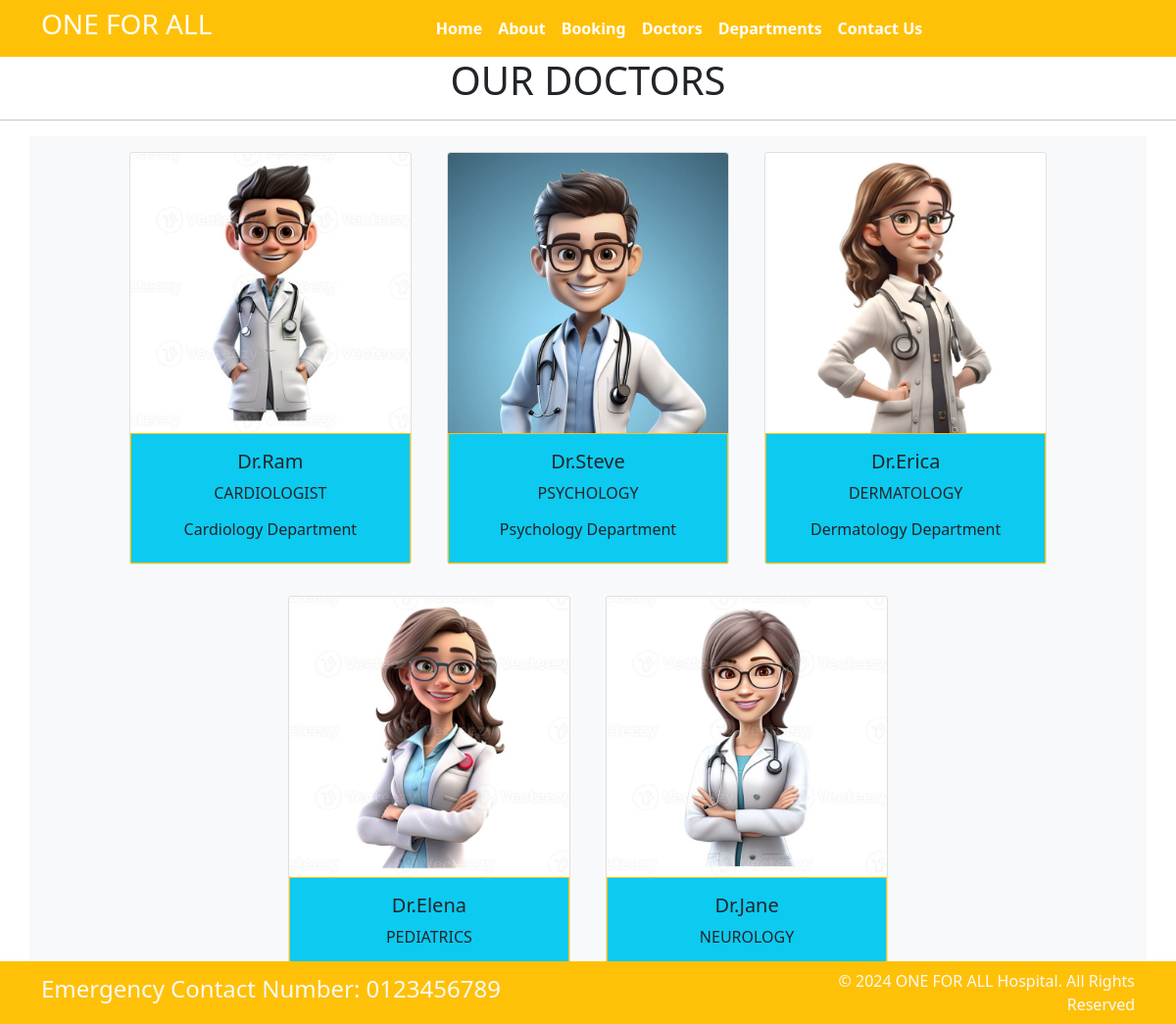
The app's page /doctors/ with its own data.
### home/models.py (models this page shows, shortened)
class Doctors(models.Model):
    doc_name = models.CharField(max_length = 255)
    doc_spec = models.CharField(max_length = 255)
    dep_name = models.ForeignKey(Departments, on_delete=models.CASCADE)
    doc_image = models.ImageField(upload_to = 'doctors')

class Departments(models.Model):
    dep_name = models.CharField(max_length = 100)
    dep_description = models.TextField()
    def __str__(self):
        return self.dep_name

### home/views.py (the view)
# urls.py: path('doctors/',views.doctors,name ='doctors'),
def doctors(request):
    dict_docs = {
        'doctors': Doctors.objects.all()
    }
    return render(request, 'doctors.html', dict_docs)

### templates/doctors.html (shortened to what this page needs)
{% extends "base.html" %}
{% block content %}
<h1 class = "text-center"> OUR DOCTORS </h1>
<hr>
<div class = "container text-center bg-light">
    {% for d in doctors %}
    <div class="card text-center mx-3 my-3" style="width: 18rem; display : inline-block">
        <img src="{{d.doc_image.url}}" class="card-img-top" alt="...">
        <div class="card-body bg-info border border-warning">
          <h5 class="card-title">Dr.{{d.doc_name}}</h5>
          <p class="card-text">{{d.doc_spec}}</p>
          <h6>{{d.dep_name}} Department</h6>
        </div>
      </div>
    {% endfor %}
</div>
{% endblock  %}

### templates/base.html (shortened to what this page needs)
{% load static %}
<!DOCTYPE html>
<html>
  <head>
    <link rel="stylesheet"
      href=" https://cdn.jsdelivr.net/npm/bootstrap@5.1.3/dist/css/bootstrap.min.css ">
    <link rel="stylesheet"
      href="https://use.fontawesome.com/releases/v5.2.0/css/all.css">
    <link rel="stylesheet"
      href="{% static '/css/style.css' %}">
  </head>
  <body>
    <nav class="navbar bg-warning navbar-expand-md ">
      <div class="container">
        <div class="col-2 text-left pl-md-0">
          <h3 class="text-white"> ONE FOR ALL</h3>
        </div>
        <div
          class="collapse navbar-collapse justify-content-center col-md-8 navbar-collapse-3">
          <ul class="navbar-nav justify-content-center  fw-bold">
            <li class="nav-item active">
              <a class="nav-link text-white" href="{% url 'home' %}">Home </a>
            </li>
            <li class="nav-item">
              <a class="nav-link text-white" href="{% url 'about' %}">About</a>
            </li>
            <li class="nav-item">
              <a class="nav-link text-white" href="{% url 'booking' %}">Booking</a>
            </li>
            <li class="nav-item">
              <a class="nav-link text-white" href="{% url 'doctors' %}">Doctors</a>
            </li>
			 <li class="nav-item">
              <a class="nav-link text-white" href="{% url 'departments' %}">Departments</a>
            </li>
            <li class="nav-item">
              <a class="nav-link text-white" href="{% url 'contact' %}">Contact Us</a>
            </li>
          </ul>
        </div>
      </div>
    </nav>
    {% block content %}{% endblock  %}
    <section class="fixed-bottom">
      <footer class="pt-2 pb-2  bg-warning text-light">
        <div class="container">
          <div class="row align-items-center">
            <div class="col-12 col-md-8">
              <h4>Emergency Contact Number: 0123456789</h4>
            </div>
            <div class="col-12 col-md-4 mt-4 mt-md-0 text-center text-md-end">
              © 2024 ONE FOR ALL Hospital. All Rights Reserved
            </div>
          </div>
        </div>
      </footer>
    </section>
  </body>
</html>

### records on screen
Doctors: doc_image (picture), doc_name "Ram", doc_spec "CARDIOLOGIST", dep_name "Cardiology"
Doctors: doc_image (picture), doc_name "Steve", doc_spec "PSYCHOLOGY", dep_name "Psychology"
Doctors: doc_image (picture), doc_name "Erica", doc_spec "DERMATOLOGY", dep_name "Dermatology"
Doctors: doc_image (picture), doc_name "Elena", doc_spec "PEDIATRICS"
Doctors: doc_image (picture), doc_name "Jane", doc_spec "NEUROLOGY"
